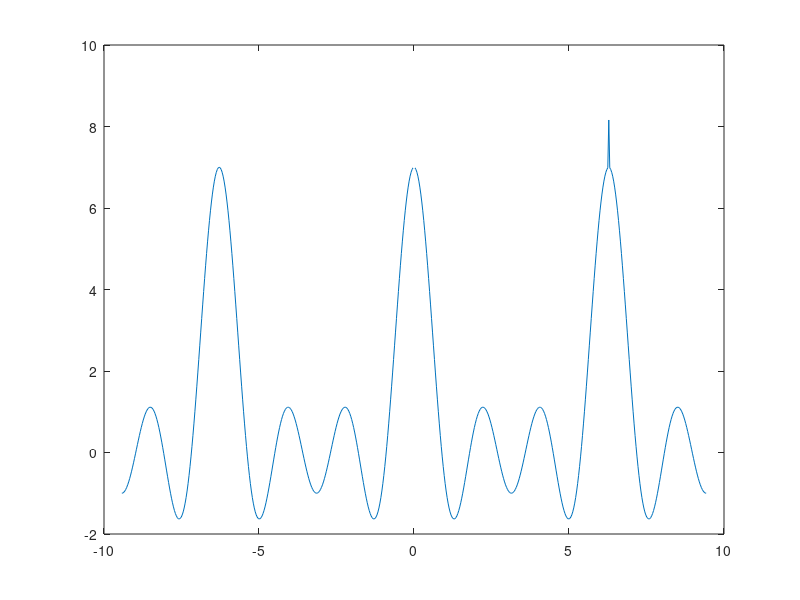

MATLAB code to generate this figure:


% Coded by Ranga Rodrigo based on Signals and Systems by Alan V Oppenheim.
% December 3, 2016.

clear;
close all;



N1 = 3; 
omega = -3*pi:pi/100:3*pi;
X = sin(omega*(N1+1/2))./sin(omega/2);


plot(omega,X)


fn = 'dtft_square_pulse_N1_3.dat';
fileID = fopen(fn,'w');
fprintf(fileID,'%s\t%s\n','omega','X');
dlmwrite(fn, [omega', X'],'delimiter', '\t', 'precision', 6 , '-append');
fclose(fileID);

